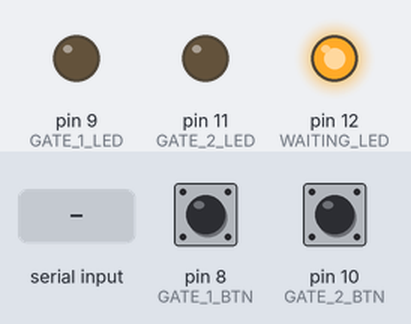
Recording of a sketch running on a simulated Arduino Uno, built with avr-gcc and run on an emulated ATmega328P. Parts: output pins drawn as LEDs (lit = HIGH). The test bench sets the inputs (shaded band); at power-on: pin 8 (GATE_1_BTN) HIGH, pin 10 (GATE_2_BTN) HIGH. What the sketch prints to the serial monitor is not drawn.

Above: at 1.2 s.
1.3 s: "1" received over Serial
Timing chart, 0 to 4.3 s (numbered marks = the images above; inputs shaded):
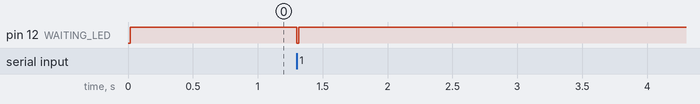

Measured:
- after the input at 1.3 s, pin 12 (WAITING_LED): HIGH → LOW at once, → HIGH 0.02 s later

The sketch:

RaceTimingSystem.ino
```cpp
#define GATE_1_BTN 8
#define GATE_1_LED 9
#define GATE_2_BTN 10
#define GATE_2_LED 11
#define WAITING_LED 12

void setup() {
  Serial.begin(9600);
  pinMode(GATE_1_BTN, INPUT_PULLUP);
  pinMode(GATE_1_LED, OUTPUT);
  pinMode(GATE_2_BTN, INPUT_PULLUP);
  pinMode(GATE_2_LED, OUTPUT);
  pinMode(WAITING_LED, OUTPUT);
}

void loop() {
  int gate1 = !digitalRead(GATE_1_BTN);
  int gate2 = !digitalRead(GATE_2_BTN);

  digitalWrite(GATE_1_LED, gate1);
  digitalWrite(GATE_2_LED, gate2);

  Serial.write((gate1 << 1) | gate2);
  Serial.flush();

  long iterations = 0;
  while (Serial.read() == -1) {
    // wait for a few iterations before turning on LED (cannot blink that fast)
    if (iterations < 1400) {
      iterations++;
    } else {
      digitalWrite(WAITING_LED, 1);
    }
  }
  digitalWrite(WAITING_LED, 0);
}
```
